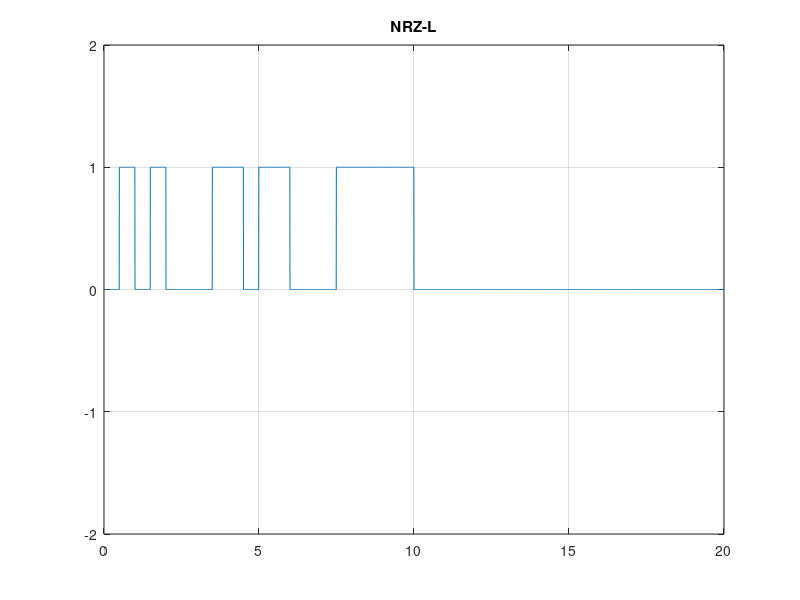

Write MATLAB code to recreate this figure.
clc;
clear;
% bit array 
x=[ 0 1 0 1 0 0 0 1 1 0  1   1    0   0   0  1  1  1  1  1  ];
%   0 1 2 3 4 5 6 7 8 9 10   11  12  13  14 15 16 17 18 19 
T=length(x); % T = 20
n=200; 
N=n*T;  % N = 4000 (200 X 20)
dt=T/N; % dt =.005
%t = 0:N ;
t=0:dt:T; % t[4000]
y=zeros(1,length(t)); % y [40000] 
for i=0:T-1; % will iterate 20 time 
    if x(i+1)==1
        %y(i*n+1 : (i+1)*n)=1;
        % half one for 1
        lo = i*(n/2);
        hi = (n/2)* (i+1);
        y( lo : hi)=1;
                
        % half one for 0
        lo = hi + 1 ;
        hi = (i+1) * n ;
        y(lo : hi ) = 0 ;
    else
        y(i*n+1 : (i+1)*n)=  0;
    end;
end;
plot(t,y);
axis([0 t(end) -2 2]);
grid on;
title('NRZ-L');

